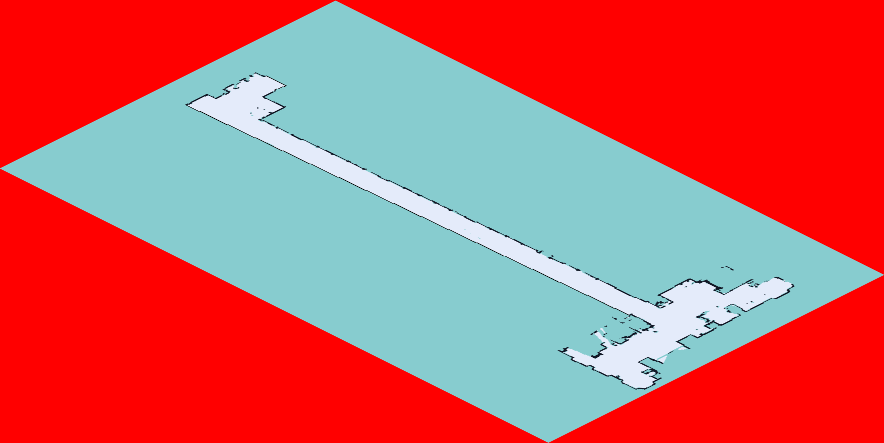
#> input picture isometric_map.png, 884 x 443 px
$ python alpha.py
#> lines starting #> are read from the running program, lines starting #| are printed output that depends on the picture; after the words box and inside, x2 and y2 are one past the last pixel; in counts of white or black regions, pixels touching at a corner belong together
import cv2
import numpy as np

iso_img = cv2.imread('isometric_map.png', cv2.IMREAD_UNCHANGED)
#> iso_img is the input picture: shape (443, 884, 3); mean B, G, R 98.5, 96.5, 202.1

# 알파채널 추가
if iso_img.shape[2] == 3:
    b, g, r = cv2.split(iso_img)
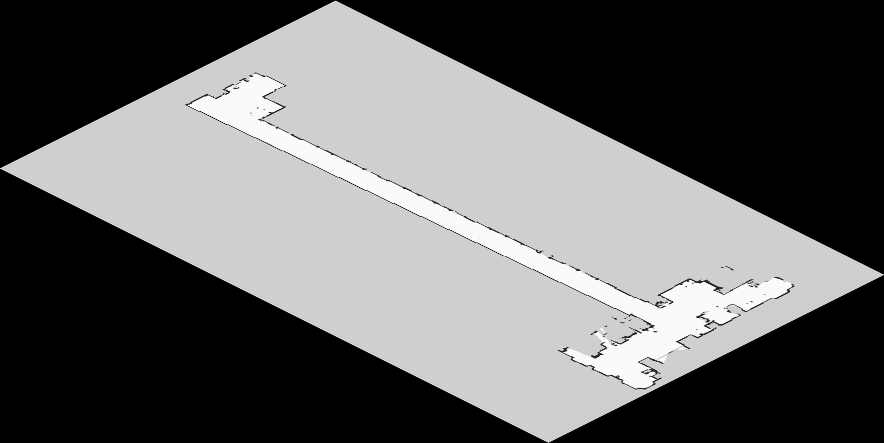
#> b: shape (443, 884); min 0, max 250, mean 98.5
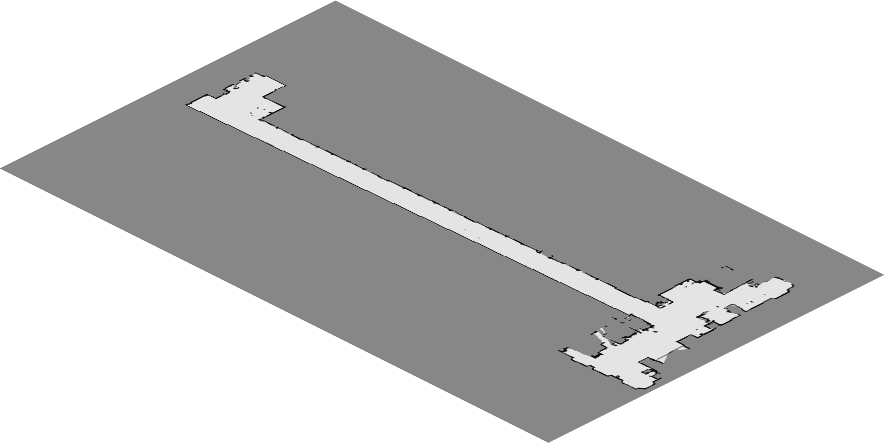
#> r: shape (443, 884); min 0, max 255, mean 202.1
    alpha = np.full_like(b, 190)
else:
    b, g, r, alpha = cv2.split(iso_img)
    alpha[:, :] = 190

# 누끼 따기
red_mask = (r == 0) & (g == 0) & (b == 0) # 빨간색 찾기
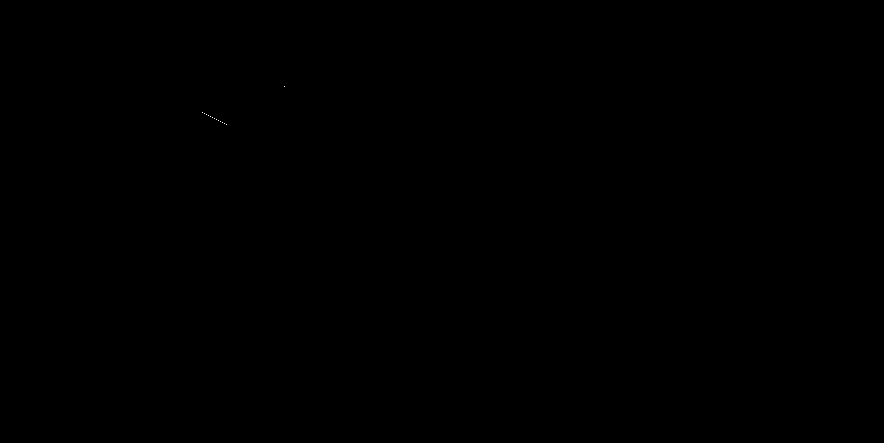
#> red_mask: shape (443, 884) bool; 0% white in thin lines or dots, all inside (x1, y1, x2, y2) = (202, 86, 285, 125)
alpha[red_mask] = 0                         # 빨간색 투명처리
iso_img_rgba = cv2.merge((b, g, r, alpha))

cv2.imwrite('alpha.png', iso_img_rgba)

$ run again, with map3.png copied over isometric_map.png
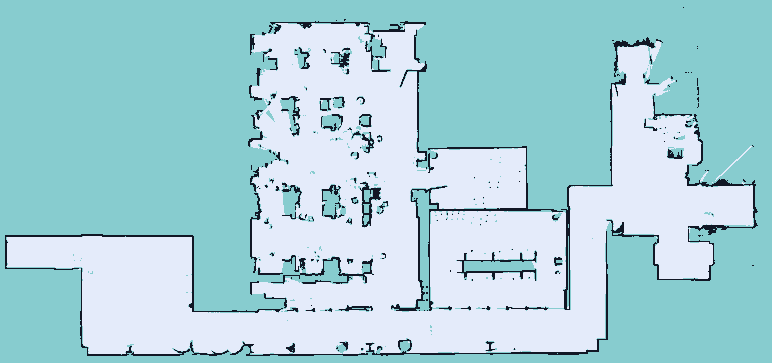
#> input picture map3.png, 772 x 363 px
#> iso_img is the input picture: shape (363, 772, 3); mean B, G, R 217, 209, 166.1
#> `b, g, r = cv2.split(iso_img)`:
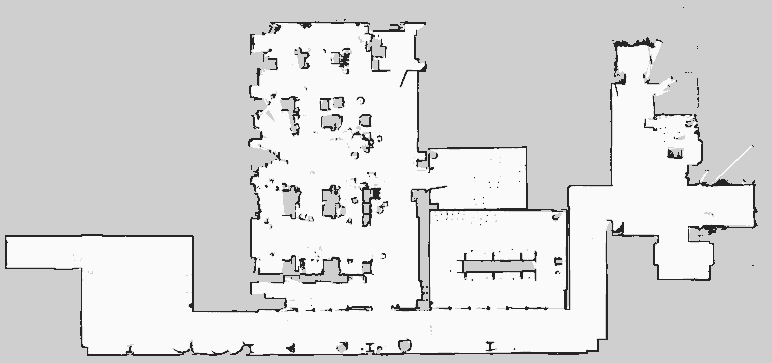
#> b: shape (363, 772); min 37, max 250, mean 217
#> `b, g, r = cv2.split(iso_img)`:
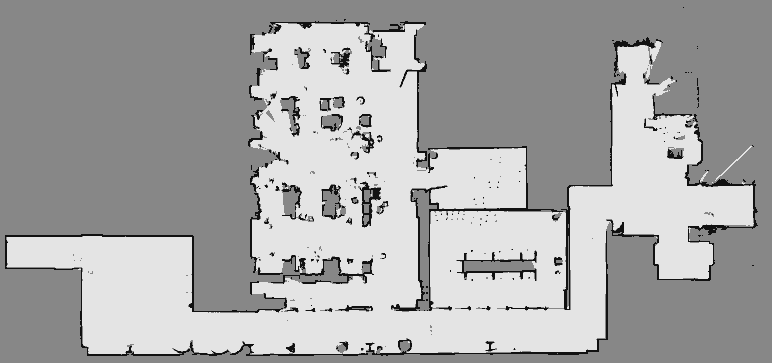
#> r: shape (363, 772); min 17, max 228, mean 166.1
#> red_mask: shape (363, 772) bool; every value is 0
